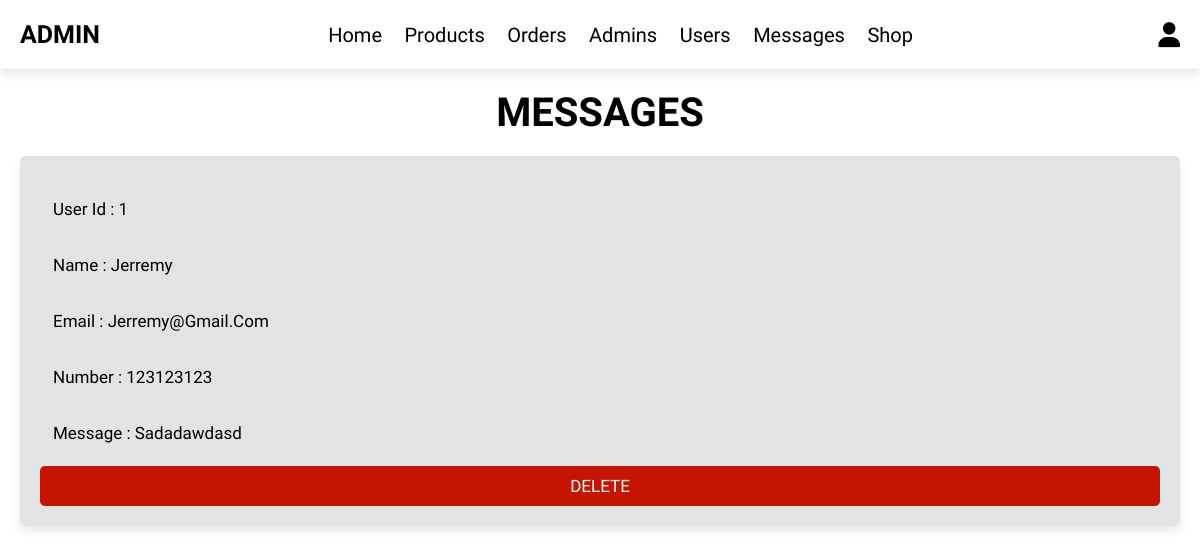
The page /admin/messages.php (signed in) on the database its author committed.
### tables this page shows
CREATE TABLE `messages` (
  `id` int(100) NOT NULL,
  `user_id` int(100) NOT NULL,
  `name` varchar(100) NOT NULL,
  `email` varchar(100) NOT NULL,
  `number` varchar(12) NOT NULL,
  `message` varchar(500) NOT NULL
);

### admin/messages.php (the view, shortened to what this page needs)
<?php
include '../components/connect.php';
?>
<!DOCTYPE html>
<html lang="en">
<head>
   <link rel="stylesheet" href="https://cdnjs.cloudflare.com/ajax/libs/font-awesome/6.1.1/css/all.min.css">
   <link rel="stylesheet" href="../css/admin_style.css">
</head>
<body>
<?php include '../components/admin_header.php'; ?>
<section class="dashboard">
<h1 class="heading">messages</h1>
<div class="box-container">
   <?php
      $select_messages = $conn->prepare("SELECT * FROM `messages`");
      $select_messages->execute();
      if($select_messages->rowCount() > 0){
         while($fetch_message = $select_messages->fetch(PDO::FETCH_ASSOC)){
   ?>
   <div class="box">
   <p> user id : <span><?= $fetch_message['user_id']; ?></span></p>
   <p> name : <span><?= $fetch_message['name']; ?></span></p>
   <p> email : <span><?= $fetch_message['email']; ?></span></p>
   <p> number : <span><?= $fetch_message['number']; ?></span></p>
   <p> message : <span><?= $fetch_message['message']; ?></span></p>
   <a href="messages.php??delete=<?= $fetch_message['id']; ?>" onclick="return confirm('delete this message?');" class="delete-btn">delete</a>
   </div>
   <?php
         }
      }else{
         echo '<p class="empty">you have no messages</p>';
      }
   ?>
</div>
</section>
</body>
</html>

### css/admin_style.css (style rules this page uses)
* { font-family: 'Finlandica', sans-serif; margin:0; padding:0; box-sizing: border-box; outline: none; border:none; text-decoration: none; text-transform: capitalize; }
html { font-size: 62.5%; overflow-x: hidden; }
body { background-color: #ffffff; }
section { padding:2rem; max-width: 1200px; margin:0 auto; }
.heading { font-size: 4rem; color:rgb(0, 0, 0); margin-bottom: 2rem; text-align: center; text-transform: uppercase; }
.btn, .delete-btn, .option-btn { display: block; width: 100%; margin-top: 1rem; border-radius: .5rem; padding:1rem 3rem; font-size: 1.7rem; text-transform: uppercase; color:#fff; cursor: pointer; text-align: center; }
.delete-btn { background-color:#c51400; }
.dashboard .box-container { display: grid; grid-template-columns: repeat(auto-fit, minmax(33rem, 1fr)); gap:1.5rem; justify-content: center; align-items: flex-start; }
.dashboard .box-container .box { padding:2rem; box-shadow:0 .5rem 1rem rgba(0,0,0,.1); border-radius: .5rem; background-color:rgba(212, 212, 212, 0.637); }
.dashboard .box-container .box p { padding:1.3rem; border-radius: .5rem; background-color:#ffffff00; font-size: 1.7rem; color:rgb(0, 0, 0); margin:1rem 0; text-transform: capitalize; }

### rows shown on the page
messages: user "1", name "Jerremy", email "Jerremy@gmail.com", number "123123123", message "Sadadawdasd"
